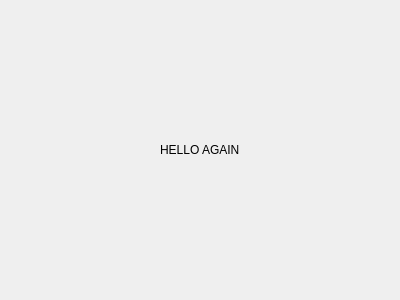
<?xml version="1.0" encoding="UTF-8"?>
<ui version="4.0">
 <class>Tab2</class>
 <widget class="QWidget" name="Tab2">
  <property name="geometry">
   <rect>
    <x>0</x>
    <y>0</y>
    <width>400</width>
    <height>300</height>
   </rect>
  </property>
  <property name="windowTitle">
   <string>Tab</string>
  </property>
  <property name="toolTip">
   <string>Tab Tool Tip</string>
  </property>
  <property name="statusTip">
   <string>Tab Status Tip</string>
  </property>
  <property name="whatsThis">
   <string>Tab Whats This</string>
  </property>
  <layout class="QHBoxLayout" name="horizontalLayout">
   <item>
    <layout class="QVBoxLayout" name="verticalLayout">
     <item alignment="Qt::AlignHCenter|Qt::AlignVCenter">
      <widget class="QLabel" name="labelHello">
       <property name="text">
        <string>HELLO AGAIN</string>
       </property>
      </widget>
     </item>
    </layout>
   </item>
  </layout>
 </widget>
 <resources/>
 <connections/>
</ui>
